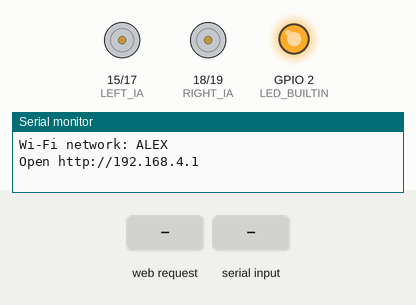
Simulated run of this sketch. Board: ESP32. Shown: motor-driver pin pairs drawn as motors (green arrow = first pin HIGH = forward, orange = second pin HIGH = backward, longer = more drive), output pins drawn as LEDs (lit = HIGH), the last lines printed to the serial monitor. Inputs (shaded band) come from the test bench.

Above: at 1.2 s.
1.3 s: HTTP request GET /drive?l=1 received
At 1.7 s:
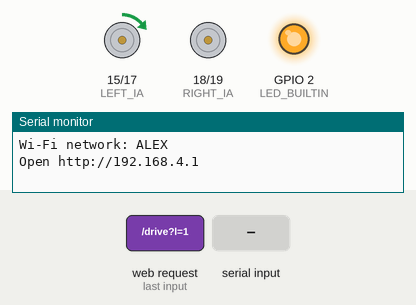
3.3 s: "90,45\n" received over Serial
At 3.7 s:
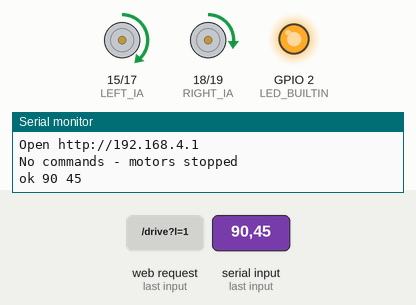
5.3 s: HTTP request GET /drive?l=120 received
At 5.7 s:
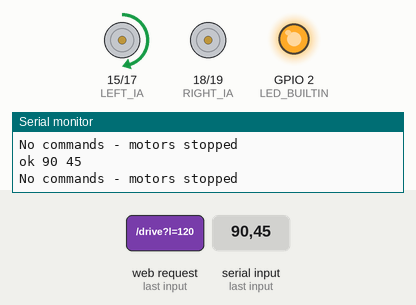
7.3 s: HTTP request GET /drive?r=1 received
At 7.7 s:
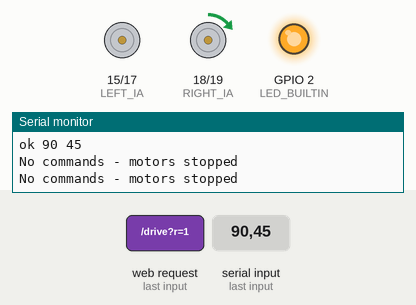
9.3 s: HTTP request GET /drive?r=120 received
At 9.7 s:
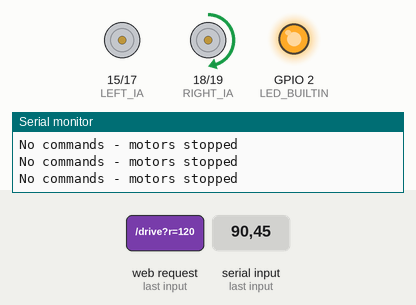
11.3 s: HTTP request GET /drive?l=1&r=1 received
At 11.7 s:
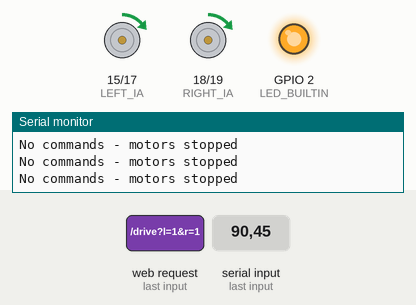
Timing chart, 0 to 14.3 s (numbered marks = the images above; inputs shaded):
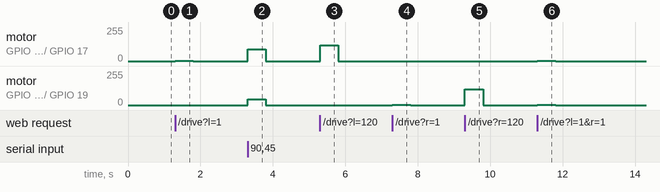

The sketch:

sketch_nov3a.ino
```cpp
// CanSat rover: drive two DC motors (L9110S) over Wi-Fi from a browser.
//
// The Pico 2 W creates its own Wi-Fi network. Join it from an iPad or Mac, open
// http://192.168.4.1 and drive with the touch joystick. http://192.168.4.1/keys
// is the fallback page, with WASD / arrow keys and on-screen buttons.
// Or, over the USB cable: open usb_control.html in Chrome and click Connect.
//
// Wiring (Pico 2 W -> L9110S):
//   GP15 (pin 20) -> A-IA   left motor
//   GP17 (pin 22) -> A-IB   left motor
//   GP18 (pin 24) -> B-IA   right motor
//   GP19 (pin 25) -> B-IB   right motor
//   GND (pin 23) -> GND    shared with the motor battery
//   L9110S VCC  -> motor battery + (2.5-12 V), NOT the Pico's 3V3
//
// 【メモ】
// ・このプログラムで、2つのDCモーター（左右の車輪）をiPadやMacから操作できます。
// ・Wi-Fiで操作：iPadやMacで「ALEX」（パスワード cansat123）に接続し、
//   ブラウザで http://192.168.4.1 を開く（https ではなく http）。
//   予備の画面（キーボード・ボタン）は http://192.168.4.1/keys。
// ・USBで操作：Chromeで usb_control.html を開き「Connect USB」を押す。
//   （Arduino IDE のシリアルモニタは閉じておくこと）
// ・配線：GP15/GP17 = 左モーター、GP18/GP19 = 右モーター、GND は共通にする。
//   L9110S の VCC はモーター用バッテリーにつなぐ（Pico の 3V3 には絶対つながない）。

#include <WiFi.h>
#include <WebServer.h>

// 【操作画面】Webページはヘッダーファイルに入っている（tools/embed_pages.py で作る）
// joystick.html か keys.html を直したら、tools/embed_pages.py を実行してからコンパイルする。
// The pages are generated. Change the .html file and run tools/embed_pages.py, not the .h files.
#include "page_joystick.h"
#include "page_keys.h"

// 【Wi-Fi設定】ネットワーク名とパスワード（ここを変えれば名前を変更できる）
const char *AP_SSID = "ALEX";
const char *AP_PASS = "cansat123";  // WPA2 needs at least 8 characters

// 【ピン設定】モータードライバ（L9110S）につながるピン番号
// ここに書くのは GP の番号（GP16 なら 16）。基板の端の番号（21番ピンなど）ではない。
// GP23〜GP25 と GP29 は Wi-Fi チップが使うので、絶対に使わない。
// These are GPIO numbers (GP16 -> 16), not physical pin numbers.
// Never use GP23-GP25 or GP29: the Wi-Fi chip needs them.
const int LEFT_IA = 15;   // GP15 (pin 20) — GP16 から移動(GP16 が無反応だったため)
const int LEFT_IB = 17;   // GP17 (pin 22)
const int RIGHT_IA = 18;  // GP18 (pin 24)
const int RIGHT_IB = 19;  // GP19 (pin 25)

// 【回転方向】前進なのに車輪が逆に回る場合は true にする
// Flip these if a wheel spins backwards when you press forward.
const bool LEFT_INVERT = false;
const bool RIGHT_INVERT = false;

// 【安全停止】この時間（ミリ秒）命令が来なければモーターを止める
// Stop both motors if no command arrives for this long (lost connection).
const unsigned long COMMAND_TIMEOUT_MS = 500;

// 【速度の上限】ページやUSBから何が送られても、この速さを超えない（最大255）
// Top speed. drive() enforces it, whatever the page or USB sends.
const int MAX_SPEED = 200;

WebServer server(80);
unsigned long lastCommandMs = 0;
bool motorsRunning = false;

// 【モーター制御】ここがモーターを動かす部分
// speed: -255（全速後退）〜 0（停止）〜 255（全速前進）
// speed: -255 (full reverse) .. 0 (stop) .. 255 (full forward)
void setMotor(int pinIA, int pinIB, int speed, bool invert) {
  speed = constrain(speed, -255, 255);
  if (invert) speed = -speed;

  if (speed > 0) {
    analogWrite(pinIA, speed);
    analogWrite(pinIB, 0);
  } else if (speed < 0) {
    analogWrite(pinIA, 0);
    analogWrite(pinIB, -speed);
  } else {
    // Both low = coast to a stop
    analogWrite(pinIA, 0);
    analogWrite(pinIB, 0);
  }
}

// 左右のモーターの速さを同時に設定する
void drive(int left, int right) {
  left = constrain(left, -MAX_SPEED, MAX_SPEED);
  right = constrain(right, -MAX_SPEED, MAX_SPEED);
  setMotor(LEFT_IA, LEFT_IB, left, LEFT_INVERT);
  setMotor(RIGHT_IA, RIGHT_IB, right, RIGHT_INVERT);
  motorsRunning = (left != 0 || right != 0);
}

// 【Webサーバー】ページを返す処理と、/drive?l=左&r=右 の命令を受け取る処理
void handleRoot() {
  server.send(200, "text/html", PAGE_JOYSTICK);
}

// 予備の画面（キーボード・ボタン）/ The fallback page
void handleKeys() {
  server.send(200, "text/html", PAGE_KEYS);
}

void handleDrive() {
  int left = server.arg("l").toInt();
  int right = server.arg("r").toInt();
  drive(left, right);
  lastCommandMs = millis();
  server.send(200, "text/plain", "ok");
}

// 【USB操作】USBケーブルから「左,右」（例: 200,-200）の形で命令を受け取る
// USB mode: each line "<left>,<right>" (e.g. "200,-200") sets the wheel speeds.
// usb_control.html sends these from Chrome; any serial terminal works too.
char serialLine[32];
int serialLen = 0;

void handleSerial() {
  while (Serial.available()) {
    char c = Serial.read();
    if (c == '\n' || c == '\r') {
      if (serialLen == 0) continue;
      serialLine[serialLen] = '\0';
      serialLen = 0;

      int left, right;
      if (sscanf(serialLine, "%d,%d", &left, &right) == 2) {
        drive(left, right);
        lastCommandMs = millis();
        Serial.printf("ok %d %d\n", left, right);
      } else {
        Serial.println("err: expected <left>,<right>");
      }
    } else if (serialLen < (int)sizeof(serialLine) - 1) {
      serialLine[serialLen++] = c;
    }
  }
}

void setup() {
  Serial.begin(115200);

  pinMode(LED_BUILTIN, OUTPUT);
  pinMode(LEFT_IA, OUTPUT);
  pinMode(LEFT_IB, OUTPUT);
  pinMode(RIGHT_IA, OUTPUT);
  pinMode(RIGHT_IB, OUTPUT);
  analogWriteRange(255);
  analogWriteFreq(1000);  // low PWM frequency gives small DC motors more low-speed torque
  drive(0, 0);

  // 【Wi-Fi開始】Pico自身がWi-Fiネットワークを作る（アクセスポイント）
  // アドレスを 192.168.4.1 に固定する（決めておかないと変わることがある）
  WiFi.mode(WIFI_AP);
  WiFi.softAPConfig(IPAddress(192, 168, 4, 1), IPAddress(192, 168, 4, 1), IPAddress(255, 255, 255, 0));
  WiFi.softAP(AP_SSID, AP_PASS);

  server.on("/", handleRoot);
  server.on("/keys", handleKeys);
  server.on("/drive", handleDrive);
  server.onNotFound([]() { server.send(404, "text/plain", "not found"); });
  server.begin();

  digitalWrite(LED_BUILTIN, HIGH);  // LED on = Wi-Fi network is up
  Serial.print("Wi-Fi network: ");
  Serial.println(AP_SSID);
  Serial.print("Open http://");
  Serial.println(WiFi.softAPIP());
}

void loop() {
  server.handleClient();
  handleSerial();

  // 【安全停止】Macからの命令が途切れたらモーターを止める
  // Failsafe: stop if the Mac stops sending commands
  if (motorsRunning && millis() - lastCommandMs > COMMAND_TIMEOUT_MS) {
    drive(0, 0);
    Serial.println("No commands - motors stopped");
  }
}
```

page_keys.h
```cpp
// page_keys.h: generated from keys.html by tools/embed_pages.py. Do not edit by hand.
// 【自動生成】直すときは keys.html を変更して、tools/embed_pages.py を実行する。
#pragma once

const char PAGE_KEYS[] PROGMEM = R"ALEXPAGE(<!doctype html>
<html><head><meta charset="utf-8">
<meta name="viewport" content="width=device-width,initial-scale=1,user-scalable=no">
<title>CanSat Rover</title>
<style>
  body{font-family:-apple-system,sans-serif;background:#111;color:#eee;text-align:center;margin:0;padding:16px;user-select:none}
  h1{font-size:20px;margin:8px 0 4px}
  #status{font-size:14px;color:#8c8;margin-bottom:16px}
  .pad{display:grid;grid-template-columns:repeat(3,90px);grid-gap:8px;justify-content:center}
  button{height:90px;font-size:28px;border:0;border-radius:12px;background:#333;color:#eee;touch-action:none}
  button.on{background:#2a7}
  #stop{background:#a33}
  .row{margin:20px 0;font-size:16px}
  input[type=range]{width:240px;vertical-align:middle}
  .hint{color:#888;font-size:13px}
</style></head><body>
<h1>CanSat Rover</h1>
<div id="status">connecting...</div>
<div class="pad">
  <span></span><button data-k="w">&#9650;</button><span></span>
  <button data-k="a">&#9664;</button><button id="stop">&#9632;</button><button data-k="d">&#9654;</button>
  <span></span><button data-k="s">&#9660;</button><span></span>
</div>
<div class="row">Speed <input id="speed" type="range" min="60" max="255" value="200"> <span id="sv">200</span></div>
<div class="hint">Keys: W A S D or arrow keys. Space = stop.</div>
<script>
const held = {w:false,a:false,s:false,d:false};
const keyMap = {w:'w',arrowup:'w',a:'a',arrowleft:'a',s:'s',arrowdown:'s',d:'d',arrowright:'d'};
const speedEl = document.getElementById('speed'), sv = document.getElementById('sv');
const statusEl = document.getElementById('status');
speedEl.oninput = () => sv.textContent = speedEl.value;

function refreshButtons(){
  document.querySelectorAll('button[data-k]').forEach(b => b.classList.toggle('on', held[b.dataset.k]));
}

// Turn held keys into left/right wheel speeds (-255..255)
function wheelSpeeds(){
  const v = +speedEl.value;
  const t = (held.w ? 1 : 0) - (held.s ? 1 : 0);   // throttle
  const r = (held.d ? 1 : 0) - (held.a ? 1 : 0);   // turn (+ = right)
  let l, rt;
  if (t === 0) { l = r; rt = -r; }                  // spin in place
  else {                                            // curve: slow the inner wheel
    l  = t * (r < 0 ? 0.3 : 1);
    rt = t * (r > 0 ? 0.3 : 1);
  }
  return [Math.round(l * v), Math.round(rt * v)];
}

let busy = false;
async function send(){
  if (busy) return;
  busy = true;
  const [l, r] = wheelSpeeds();
  try {
    const res = await fetch(`/drive?l=${l}&r=${r}`, {cache:'no-store'});
    statusEl.textContent = res.ok ? `connected  L ${l}  R ${r}` : 'error';
    statusEl.style.color = '#8c8';
  } catch (e) {
    statusEl.textContent = 'disconnected';
    statusEl.style.color = '#c66';
  }
  busy = false;
}
// Keep sending so the rover's auto-stop doesn't trigger while driving
setInterval(send, 100);

function stopAll(){ for (const k in held) held[k] = false; refreshButtons(); send(); }

document.addEventListener('keydown', e => {
  if (e.key === ' ') { stopAll(); e.preventDefault(); return; }
  const k = keyMap[e.key.toLowerCase()];
  if (k) { held[k] = true; refreshButtons(); e.preventDefault(); }
});
document.addEventListener('keyup', e => {
  const k = keyMap[e.key.toLowerCase()];
  if (k) { held[k] = false; refreshButtons(); }
});
window.addEventListener('blur', stopAll);

document.querySelectorAll('button[data-k]').forEach(b => {
  const k = b.dataset.k;
  b.addEventListener('pointerdown', e => { held[k] = true; refreshButtons(); b.setPointerCapture(e.pointerId); });
  b.addEventListener('pointerup', () => { held[k] = false; refreshButtons(); });
  b.addEventListener('pointercancel', () => { held[k] = false; refreshButtons(); });
});
document.getElementById('stop').addEventListener('pointerdown', stopAll);
</script></body></html>)ALEXPAGE";
```

Source omitted: page_joystick.h (24645 bytes)

Measured:
- after the input at 1.3 s, motor on GPIO 15 (LEFT_IA) / GPIO 17 (LEFT_IB): stopped → forward 1/255 at once, → stopped 0.50 s later
- after the input at 3.3 s, motor on GPIO 15 (LEFT_IA) / GPIO 17 (LEFT_IB): stopped → forward 90/255 at once, → stopped 0.50 s later; motor on GPIO 18 (RIGHT_IA) / GPIO 19 (RIGHT_IB): stopped → forward 45/255 at once, → stopped 0.50 s later
- after the input at 5.3 s, motor on GPIO 15 (LEFT_IA) / GPIO 17 (LEFT_IB): stopped → forward 120/255 at once, → stopped 0.50 s later
- after the input at 7.3 s, motor on GPIO 18 (RIGHT_IA) / GPIO 19 (RIGHT_IB): stopped → forward 1/255 at once, → stopped 0.50 s later
- after the input at 9.3 s, motor on GPIO 18 (RIGHT_IA) / GPIO 19 (RIGHT_IB): stopped → forward 120/255 at once, → stopped 0.50 s later
- after the input at 11.3 s, motor on GPIO 15 (LEFT_IA) / GPIO 17 (LEFT_IB), motor on GPIO 18 (RIGHT_IA) / GPIO 19 (RIGHT_IB): stopped → forward 1/255 at once, → stopped 0.50 s later
